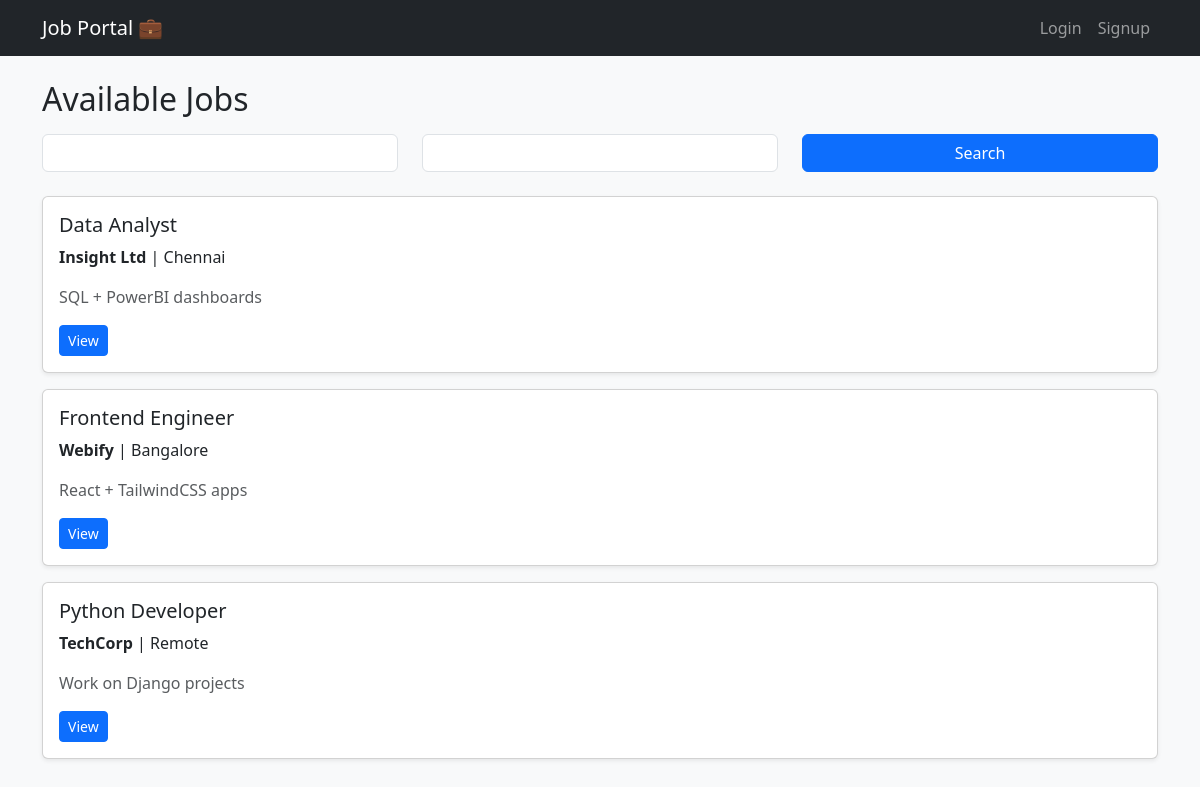
The page / on the database its author committed.
### jobs/models.py (models this page shows, shortened)
class Job(models.Model):
    title = models.CharField(max_length=200)
    company = models.CharField(max_length=200)
    description = models.TextField()
    location = models.CharField(max_length=200, default="Unknown")  # ✅ added default
    posted_by = models.ForeignKey(User, on_delete=models.CASCADE, related_name="jobs")
    created_at = models.DateTimeField(auto_now_add=True)

### jobs/views.py (the view)
# urls.py: path("", JobListView.as_view(), name="job_list"),
class JobListView(ListView):
    model = Job
    template_name = "jobs/job_list.html"
    context_object_name = "jobs"
    paginate_by = 5
    def get_queryset(self):
        queryset = Job.objects.all().order_by("-created_at")
        keyword = self.request.GET.get("keyword")
        location = self.request.GET.get("location")
        if keyword:
            queryset = queryset.filter(title__icontains=keyword)
        if location:
            queryset = queryset.filter(location__icontains=location)
        return queryset
    def get_context_data(self, **kwargs):
        context = super().get_context_data(**kwargs)
        context["search_form"] = JobSearchForm(self.request.GET)
        return context

### jobs/forms.py
class JobSearchForm(forms.Form):
    keyword = forms.CharField(required=False, label="Keyword", widget=forms.TextInput(attrs={'class': 'form-control'}))
    location = forms.CharField(required=False, label="Location", widget=forms.TextInput(attrs={'class': 'form-control'}))

### templates/jobs/job_list.html (shortened to what this page needs)
{% extends "base.html" %}
{% block content %}
<h2 class="mb-3">Available Jobs</h2>
<form method="get" class="row mb-4">
  <div class="col-md-4">{{ search_form.keyword }}</div>
  <div class="col-md-4">{{ search_form.location }}</div>
  <div class="col-md-4"><button class="btn btn-primary w-100">Search</button></div>
</form>
{% for job in jobs %}
<div class="card mb-3 shadow-sm">
  <div class="card-body">
    <h5 class="card-title">{{ job.title }}</h5>
    <p class="card-text"><strong>{{ job.company }}</strong> | {{ job.location }}</p>
    <p class="text-muted">{{ job.description|truncatechars:150 }}</p>
    <a href="{% url 'job_detail' job.pk %}" class="btn btn-sm btn-primary">View</a>
  </div>
</div>
{% empty %}
<p>No jobs found.</p>
{% endfor %}
{% endblock %}

### templates/base.html (shortened to what this page needs)
{% load static %}
<!DOCTYPE html>
<html lang="en">
<head>
  <link href="https://cdn.jsdelivr.net/npm/bootstrap@5.3.3/dist/css/bootstrap.min.css" rel="stylesheet">
</head>
<body class="bg-light">
  <nav class="navbar navbar-expand-lg navbar-dark bg-dark mb-4">
    <div class="container">
      <a class="navbar-brand" href="{% url 'job_list' %}">Job Portal 💼</a>
      <ul class="navbar-nav ms-auto">
        {% if user.is_authenticated %}
        {% else %}
          <li class="nav-item"><a class="nav-link" href="{% url 'login' %}">Login</a></li>
          <li class="nav-item"><a class="nav-link" href="{% url 'signup' %}">Signup</a></li>
        {% endif %}
      </ul>
    </div>
  </nav>
  <div class="container">
    {% block content %}{% endblock %}
  </div>
</body>
</html>

### rows shown on the page
Job: title "Data Analyst", company "Insight Ltd", location "Chennai", description "SQL + PowerBI dashboards"
Job: title "Frontend Engineer", company "Webify", location "Bangalore", description "React + TailwindCSS apps"
Job: title "Python Developer", company "TechCorp", location "Remote", description "Work on Django projects"
